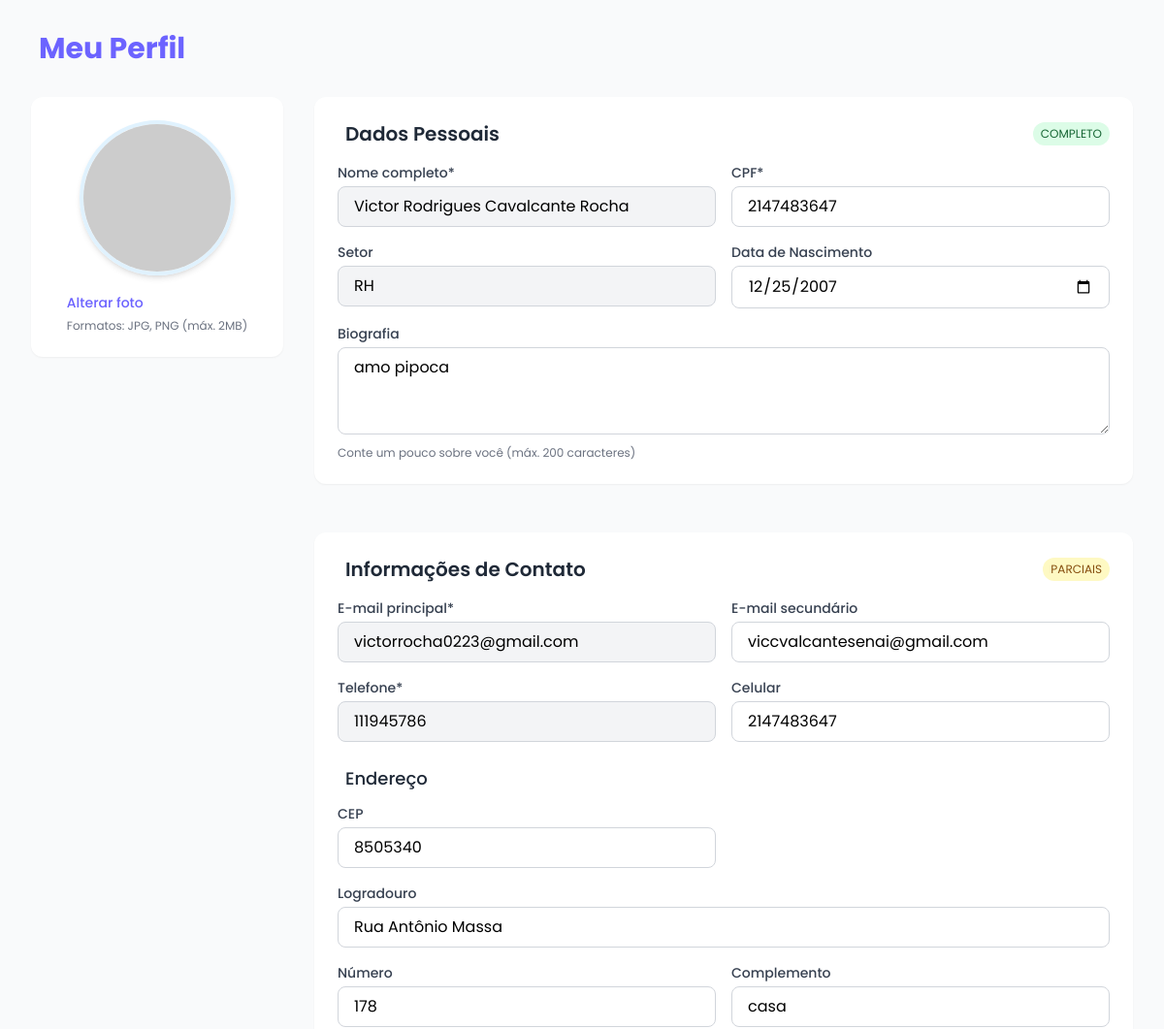
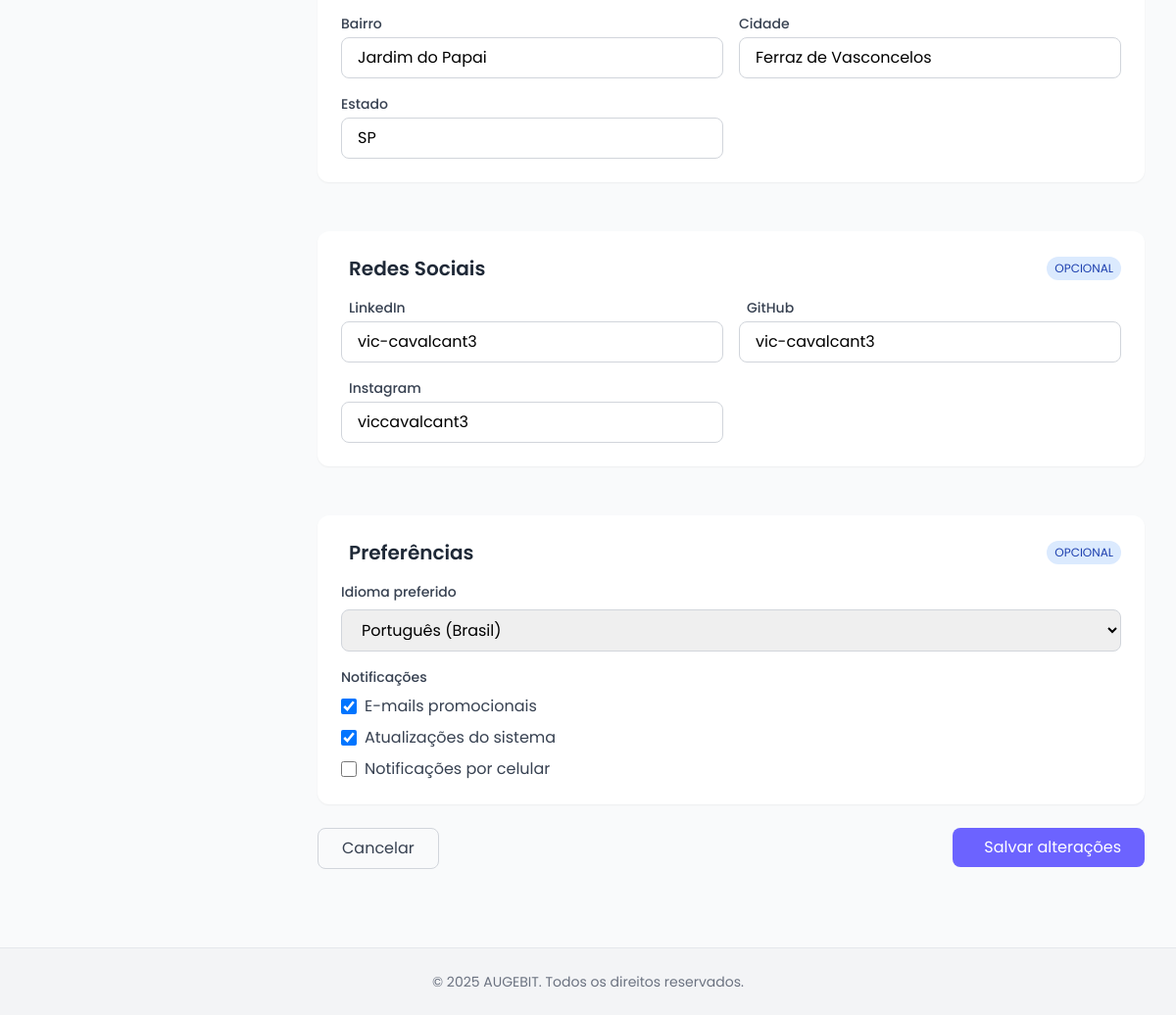
The app's page /pages/usuario.php (signed in) with its own data (2 pictures, top to bottom).
### tables this page shows
CREATE TABLE `funcionarios` (
  `id` int(11) NOT NULL,
  `foto` varchar(255) NOT NULL,
  `nome` varchar(255) NOT NULL,
  `email` varchar(255) NOT NULL,
  `telefone` varchar(255) NOT NULL,
  `senha` varchar(255) NOT NULL,
  `setor` varchar(255) NOT NULL,
  `cpf` varchar(255) NOT NULL,
  `nascimento` date NOT NULL,
  `biografia` varchar(255) NOT NULL,
  `email_secundario` varchar(255) NOT NULL,
  `celular` varchar(255) NOT NULL,
  `cep` varchar(255) NOT NULL,
  `logradouro` varchar(255) NOT NULL,
  `numero` varchar(255) NOT NULL,
  `complemento` varchar(255) NOT NULL,
  `bairro` varchar(255) NOT NULL,
  `cidade` varchar(255) NOT NULL,
  `estado` varchar(255) NOT NULL,
  `linkedin` varchar(255) NOT NULL,
  `github` varchar(255) NOT NULL,
  `instagram` varchar(255) NOT NULL
);

### pages/usuario.php (the view, shortened to what this page needs)
<?php
$nome = '';
$email = '';
$telefone = '';
$setor = '';
$nascimento = '';
$cpf = '';
$biografia = '';
$email_secundario = '';
$celular = '';
$cep = '';
$logradouro = '';
$numero = '';
$complemento = '';
$bairro = '';
$cidade = '';
$estado = '';
$linkedin = '';
$github = '';
$instagram = '';
require './autenticacao/conexao.php';
  try {
    $usuario_sessao = $_SESSION['usuario'];
    $user_id = $usuario_sessao['id'] ?? null;
    if ($user_id) {
        $sql = "SELECT * FROM funcionarios WHERE id = ?";
        $stmt = $conn->prepare($sql);
        $stmt->bind_param("i", $user_id);
        $stmt->execute();
        $result = $stmt->get_result();
        $usuario = $result->fetch_assoc();
    } else {
        $usuario = $usuario_sessao;
    }
    $nome = $usuario['nome'] ?? '';
    $email = $usuario['email'] ?? '';
    $telefone = $usuario['telefone'] ?? '';
    $setor = $usuario['setor'] ?? '';
    $nascimento = $usuario['nascimento'] ?? '';
    $cpf = $usuario['cpf'] ?? '';
    $biografia = $usuario['biografia'] ?? '';
    $email_secundario = $usuario['email_secundario'] ?? '';
    $celular = $usuario['celular'] ?? '';
    $cep = $usuario['cep'] ?? '';
    $logradouro = $usuario['logradouro'] ?? '';
    $numero = $usuario['numero'] ?? '';
    $complemento = $usuario['complemento'] ?? '';
    $bairro = $usuario['bairro'] ?? '';
    $cidade = $usuario['cidade'] ?? '';
    $estado = $usuario['estado'] ?? '';
    $linkedin = $usuario['linkedin'] ?? '';
    $github = $usuario['github'] ?? '';
    $instagram = $usuario['instagram'] ?? '';
} catch (Exception $e) {
    die("Erro ao buscar dados do usuário: " . $e->getMessage());
}
?>
<!DOCTYPE html>
<html lang="pt-br">
<head>
  <script src="https://cdn.tailwindcss.com"></script>
</head>
<body class="bg-gray-50 min-h-screen">
  <div class="max-w-7xl mx-auto py-8 px-4 sm:px-6 lg:px-8">
    <div class="flex justify-between items-center mb-8">
      <h1 class="text-3xl font-bold text-primary-700">
        <i class="fas fa-user-circle mr-2"></i> Meu Perfil
      </h1>
    </div>
    <div class="grid grid-cols-1 lg:grid-cols-4 gap-8">
      <div class="lg:col-span-1 space-y-6">
        <div class="bg-white p-6 rounded-xl shadow-sm">
          <div class="flex flex-col items-center">
            <div class="relative mb-4">
              <img id="image-preview" src="https://via.placeholder.com/160x160?text=Foto" class = "w-40 h-40 rounded-full border-4 border-primary-100 shadow-md"/>
            </div>
              <form method="POST" action = "gravar.php" enctype="multipart/form-data" >
<label for="imagemInput" class="text-sm text-primary-600 hover:text-primary-700 cursor-pointer font-medium">
  Alterar foto
</label>
<p class="text-xs text-gray-500 mt-1">Formatos: JPG, PNG (máx. 2MB)</p>
          </div>
        </div>
      </div>
      <div class="lg:col-span-3 space-y-6">
          <div id="dados-pessoais" class="bg-white p-6 rounded-xl shadow-sm">
            <div class="flex justify-between items-center mb-4">
              <h2 class="text-xl font-semibold text-gray-800">
                <i class="fas fa-user mr-2 text-primary-600"></i> Dados Pessoais
              </h2>
              <span class="text-xs bg-green-100 text-green-800 px-2 py-1 rounded-full">COMPLETO</span>
            </div>
            <div class="grid grid-cols-1 md:grid-cols-2 gap-4">
              <div>
                <label class="block text-sm font-medium text-gray-700 mb-1">Nome completo*</label>
                <input type="text" name="nome" value="<?php echo htmlspecialchars($nome); ?>"
                       class="w-full border border-gray-300 rounded-lg px-4 py-2 focus:ring-primary-500 focus:border-primary-500 bg-gray-100">
              </div>
              <div>
                <label class="block text-sm font-medium text-gray-700 mb-1">CPF*</label>
                <input type="text" name="cpf" value="<?php echo htmlspecialchars($cpf); ?>"
                       class="w-full border border-gray-300 rounded-lg px-4 py-2 focus:ring-primary-500 focus:border-primary-500">
              </div>
              <div>
                <label class="block text-sm font-medium text-gray-700 mb-1">Setor</label>
                <input type="text" name="setor" value="<?php echo htmlspecialchars($setor); ?>" readonly
                       class="w-full border border-gray-300 rounded-lg px-4 py-2 focus:ring-primary-500 focus:border-primary-500 bg-gray-100">
              </div>
              <div>
                <label class="block text-sm font-medium text-gray-700 mb-1">Data de Nascimento</label>
                <input type="date" name="nascimento" value="<?php echo htmlspecialchars($nascimento); ?>"
                       class="w-full border border-gray-300 rounded-lg px-4 py-2 focus:ring-primary-500 focus:border-primary-500">
              </div>
              <div class="md:col-span-2">
                <label class="block text-sm font-medium text-gray-700 mb-1">Biografia</label>
                <textarea name="biografia" rows="3" class="w-full border border-gray-300 rounded-lg px-4 py-2 focus:ring-primary-500 focus:border-primary-500"><?php echo htmlspecialchars($biografia); ?></textarea>
                <p class="text-xs text-gray-500 mt-1">Conte um pouco sobre você (máx. 200 caracteres)</p>
              </div>
            </div>
          </div>
          <div id="contato" class="bg-white p-6 rounded-xl shadow-sm">
            <div class="flex justify-between items-center mb-4">
              <h2 class="text-xl font-semibold text-gray-800">
                <i class="fas fa-address-book mr-2 text-primary-600"></i> Informações de Contato
              </h2>
              <span class="text-xs bg-yellow-100 text-yellow-800 px-2 py-1 rounded-full">PARCIAIS</span>
            </div>
            <div class="grid grid-cols-1 md:grid-cols-2 gap-4">
              <div>
                <label class="block text-sm font-medium text-gray-700 mb-1">E-mail principal*</label>
                <input type="email" name="email" value="<?php echo htmlspecialchars($email); ?>" readonly
                       class="w-full border border-gray-300 rounded-lg px-4 py-2 focus:ring-primary-500 focus:border-primary-500 bg-gray-100">
              </div>
              <div>
                <label class="block text-sm font-medium text-gray-700 mb-1">E-mail secundário</label>
                <input type="email" name="email_secundario"value="<?php echo htmlspecialchars($email_secundario); ?>"
                       class="w-full border border-gray-300 rounded-lg px-4 py-2 focus:ring-primary-500 focus:border-primary-500">
              </div>
              <div>
                <label class="block text-sm font-medium text-gray-700 mb-1">Telefone*</label>
                <input type="tel"  name="telefone" value="<?php echo htmlspecialchars($telefone); ?>"
                       class="w-full border border-gray-300 rounded-lg px-4 py-2 focus:ring-primary-500 focus:border-primary-500 bg-gray-100">
              </div>
              <div>
                <label class="block text-sm font-medium text-gray-700 mb-1">Celular</label>
                <input type="tel" name="celular" value="<?php echo htmlspecialchars($celular); ?>"
                       class="w-full border border-gray-300 rounded-lg px-4 py-2 focus:ring-primary-500 focus:border-primary-500">
              </div>
            </div>
            <div class="mt-6">
              <h3 class="text-lg font-medium text-gray-800 mb-3 flex items-center">
                <i class="fas fa-map-marker-alt mr-2 text-primary-600"></i> Endereço
              </h3>
              <div class="grid grid-cols-1 md:grid-cols-2 gap-4">
                <div>
                  <label for="inputcep" class="block text-sm font-medium text-gray-700 mb-1">CEP</label>
                  <input id="inputcep" type="text" name="cep" value="<?php echo htmlspecialchars($cep); ?>"
                         class="w-full border border-gray-300 rounded-lg px-4 py-2 focus:ring-primary-500 focus:border-primary-500"
                         placeholder="00000-000">
                </div>
                <div class="md:col-span-2">
                  <label for="logradouro" class="block text-sm font-medium text-gray-700 mb-1">Logradouro</label>
                  <input id="logradouro" type="text" name="logradouro" value="<?php echo htmlspecialchars($logradouro); ?>"
                         class="w-full border border-gray-300 rounded-lg px-4 py-2 focus:ring-primary-500 focus:border-primary-500">
                </div>
                <div>
                  <label for="numero" class="block text-sm font-medium text-gray-700 mb-1">Número</label>
                  <input id="numero" type="text" name="numero" value="<?php echo htmlspecialchars($numero); ?>"
                         class="w-full border border-gray-300 rounded-lg px-4 py-2 focus:ring-primary-500 focus:border-primary-500">
                </div>
                <div>
                  <label class="block text-sm font-medium text-gray-700 mb-1">Complemento</label>
                  <input type="text" name="complemento" value="<?php echo htmlspecialchars($complemento); ?>"
                         class="w-full border border-gray-300 rounded-lg px-4 py-2 focus:ring-primary-500 focus:border-primary-500">
                </div>
                <div>
                  <label class="block text-sm font-medium text-gray-700 mb-1">Bairro</label>
                  <input id="bairro" type="text" name="bairro" value="<?php echo htmlspecialchars($bairro); ?>"
                         class="w-full border border-gray-300 rounded-lg px-4 py-2 focus:ring-primary-500 focus:border-primary-500">
                </div>
                <div>
                  <label for="cidade" class="block text-sm font-medium text-gray-700 mb-1">Cidade</label>
                  <input id="cidade" type="text" name="cidade" value="<?php echo htmlspecialchars($cidade); ?>"
                         class="w-full border border-gray-300 rounded-lg px-4 py-2 focus:ring-primary-500 focus:border-primary-500">
                </div>
                <div>
                  <label for="estado" class="block text-sm font-medium text-gray-700 mb-1">Estado</label>
                  <input id="estado" type="text" name="estado"value="<?php echo htmlspecialchars($estado); ?>"
                         class="w-full border border-gray-300 rounded-lg px-4 py-2 focus:ring-primary-500 focus:border-primary-500">
                </div>
              </div>
            </div>
          </div>
          <div id="redes-sociais" class="bg-white p-6 rounded-xl shadow-sm">
            <div class="flex justify-between items-center mb-4">
              <h2 class="text-xl font-semibold text-gray-800">
                <i class="fas fa-share-alt mr-2 text-primary-600"></i> Redes Sociais
              </h2>
              <span class="text-xs bg-blue-100 text-blue-800 px-2 py-1 rounded-full">OPCIONAL</span>
            </div>
            <div class="grid grid-cols-1 md:grid-cols-2 gap-4">
              <div>
                <label class="block text-sm font-medium text-gray-700 mb-1 flex items-center">
                  <i class="fab fa-linkedin mr-2 text-blue-700"></i> LinkedIn
                </label>
                <input type="text" name="linkedin" value="<?php echo htmlspecialchars($linkedin); ?>"
                       class="w-full border border-gray-300 rounded-lg px-4 py-2 focus:ring-primary-500 focus:border-primary-500">
              </div>
              <div>
                <label class="block text-sm font-medium text-gray-700 mb-1 flex items-center">
                  <i class="fab fa-github mr-2 text-gray-800"></i> GitHub
                </label>
                <input type="text" name="github" value="<?php echo htmlspecialchars($github); ?>"
                       class="w-full border border-gray-300 rounded-lg px-4 py-2 focus:ring-primary-500 focus:border-primary-500">
              </div>
              <div>
                <label class="block text-sm font-medium text-gray-700 mb-1 flex items-center">
                  <i class="fab fa-instagram mr-2 text-pink-600"></i> Instagram
                </label>
                <input type="text" name="instagram" value="<?php echo htmlspecialchars($instagram); ?>"
                       class="w-full border border-gray-300 rounded-lg px-4 py-2 focus:ring-primary-500 focus:border-primary-500">
              </div>
            </div>
          </div>
          <div id="preferencias" class="bg-white p-6 rounded-xl shadow-sm">
            <div class="flex justify-between items-center mb-4">
              <h2 class="text-xl font-semibold text-gray-800">
                <i class="fas fa-sliders-h mr-2 text-primary-600"></i> Preferências
              </h2>
              <span class="text-xs bg-blue-100 text-blue-800 px-2 py-1 rounded-full">OPCIONAL</span>
            </div>
            <div class="space-y-4">
              <div>
                <label class="block text-sm font-medium text-gray-700 mb-2">Idioma preferido</label>
                <select class="w-full border border-gray-300 rounded-lg px-4 py-2 focus:ring-primary-500 focus:border-primary-500">
                  <option>Português (Brasil)</option>
                </select>
              </div>
              <div>
                <label class="block text-sm font-medium text-gray-700 mb-2">Notificações</label>
                <div class="space-y-2">
                  <label class="flex items-center">
                    <input type="checkbox" checked class="h-4 w-4 text-primary-600 rounded">
                    <span class="ml-2 text-gray-700">E-mails promocionais</span>
                  </label>
                  <label class="flex items-center">
                    <input type="checkbox" checked class="h-4 w-4 text-primary-600 rounded">
                    <span class="ml-2 text-gray-700">Atualizações do sistema</span>
                  </label>
                  <label class="flex items-center">
                    <input type="checkbox" class="h-4 w-4 text-primary-600 rounded">
                    <span class="ml-2 text-gray-700">Notificações por celular</span>
                  </label>
                </div>
              </div>
            </div>
          </div>
          <div class="flex justify-between mt-8">
            <button id= "meuBotao" class="px-6 py-2 border border-gray-300 rounded-lg text-gray-700 hover:bg-gray-50 transition">
              Cancelar
            </button>
            <div class="space-x-4">
              <button type="submit" class="px-6 py-2 bg-primary-600 text-white rounded-lg hover:bg-primary-700 transition focus:outline-none focus:ring-2 focus:ring-primary-500 focus:ring-offset-2">
                <i class="fas fa-save mr-2"></i> Salvar alterações
              </button>
            </div>
          </div>
      </div>
    </div>
  </div>
  <footer class="mt-12 py-6 bg-gray-100 border-t">
    <div class="max-w-7xl mx-auto px-4 sm:px-6 lg:px-8 text-center text-gray-500 text-sm">
      <p>© 2025 AUGEBIT. Todos os direitos reservados.</p>
    </div>
  </footer>
</body>
</html>

### pages/usuario.php (style rules this page uses)
* { font-family: 'Poppins'; }
#dados-pessoais, #contato, #redes-sociais, #seguranca { margin-bottom: 50px; }

### records on screen
funcionarios: nome "Victor Rodrigues Cavalcante Rocha", cpf "2147483647", setor "RH", nascimento "12/25/2007", biografia "amo pipoca", email "victorrocha0223@gmail.com", telefone "111945786", celular "2147483647", cep "8505340", logradouro "Rua Antônio Massa", numero "178", complemento "casa", bairro "Jardim do Papai", cidade "Ferraz de Vasconcelos", linkedin "vic-cavalcant3", github "vic-cavalcant3", instagram "viccavalcant3"
